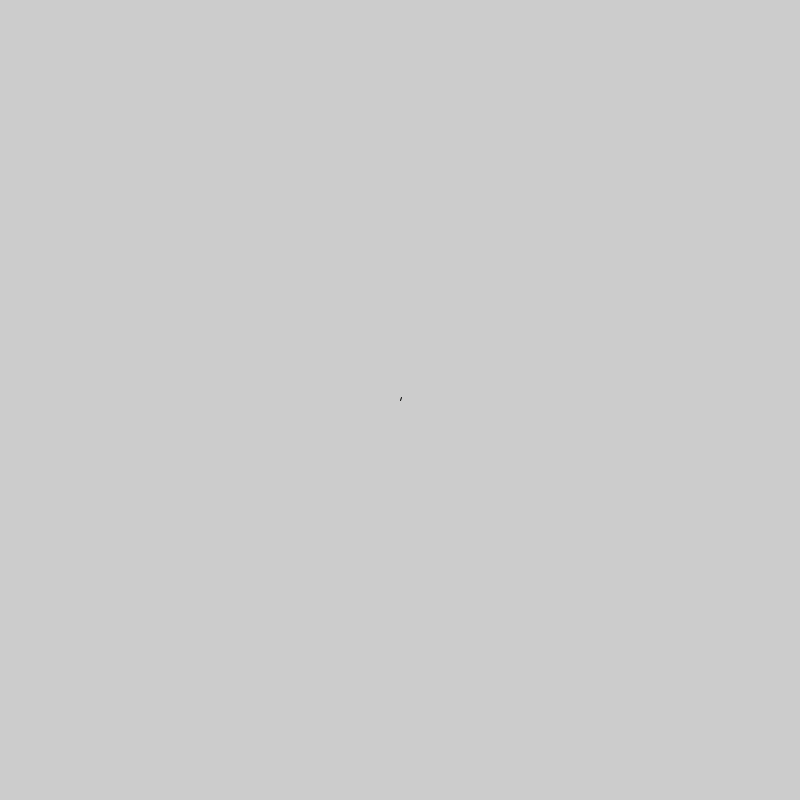
Frame 1 (no input)
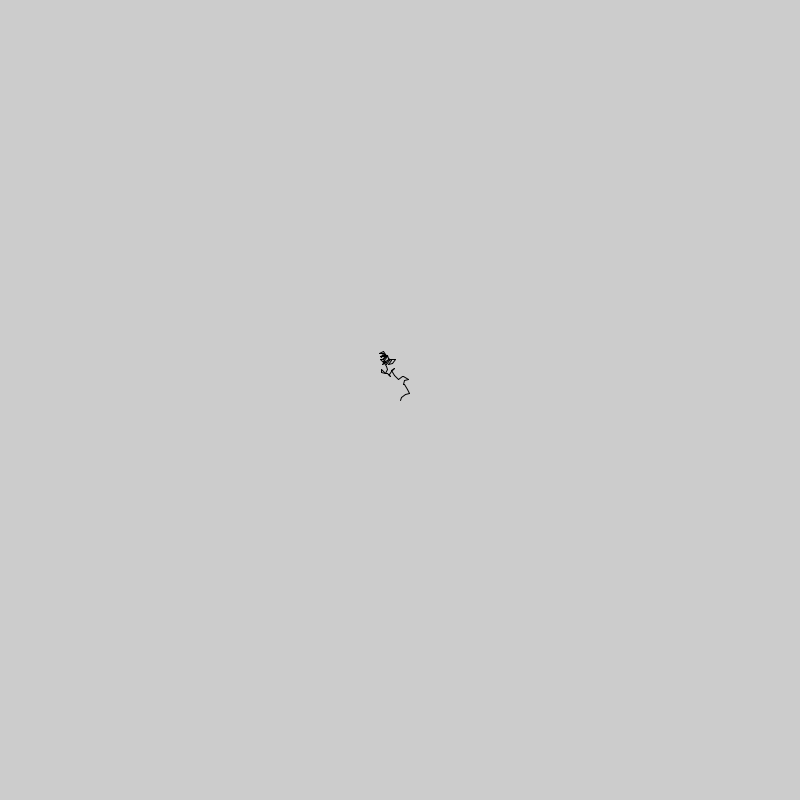
Frame 60 (the mouse pressed at the canvas centre just before this capture)
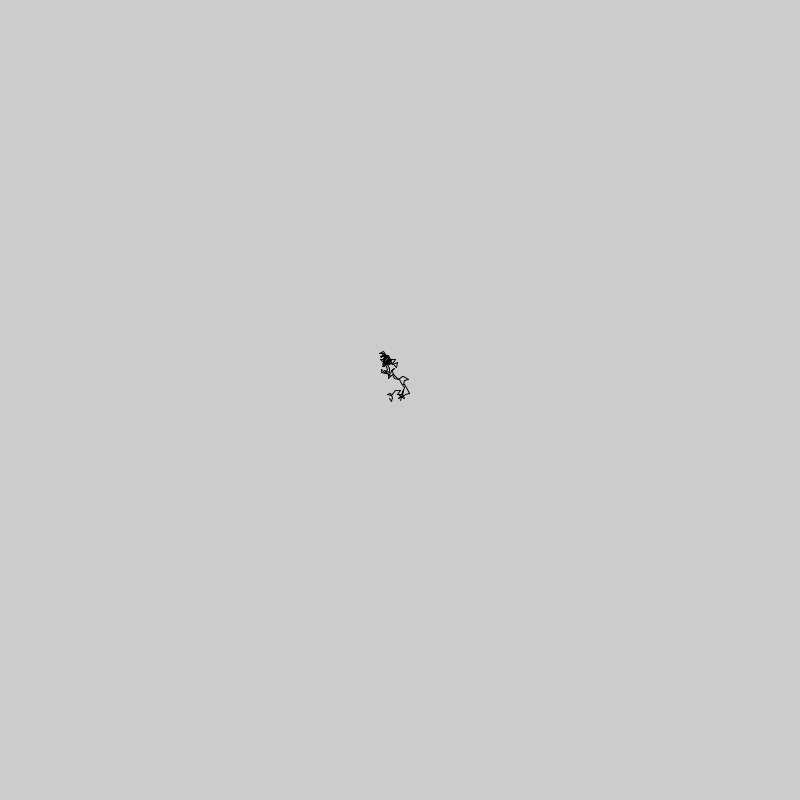
Frame 120 (the mouse held since frame 60 and released just before this capture)

The Processing sketch that drew these frames (run headless with seeded random() and noise(); from frame 60 on, the mouse is pressed at the canvas centre):

// Processing sketch: brownian
// ── brownian.pde
PVector pos;
void setup(){
  size(800, 800);
  pos = new PVector(width/2.0, height/2.0);
}

void draw() {
   PVector newPos = new PVector(pos.x+random(-5,5),pos.y+random(-5,5));
   line(pos.x, pos.y, newPos.x, newPos.y);
   pos = newPos;
}
